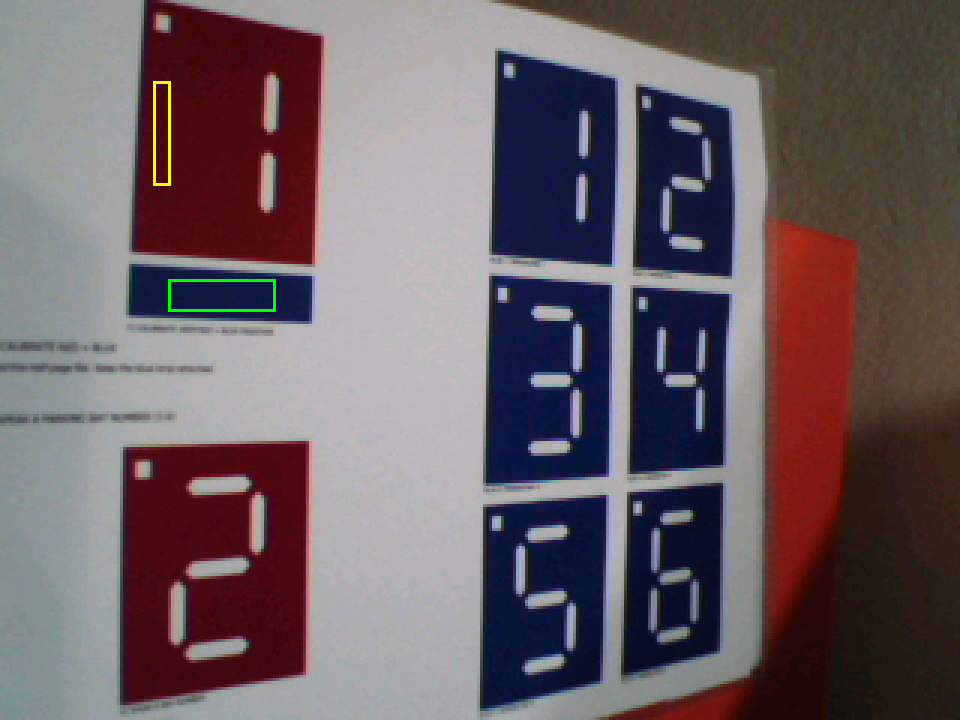
#> input picture evidence/calibration/frame13139_sample_rois.png, 960 x 720 px
$ python vision_reference.py ../../evidence/calibration/frame13139_sample_rois.png --out out.png --source SYNTHETIC_PDF_REPLAY
#> lines starting #> are read from the running program, lines starting #| are printed output that depends on the picture; after the words box and inside, x2 and y2 are one past the last pixel; in counts of white or black regions, pixels touching at a corner belong together
#!/usr/bin/env python3
"""Pixel-only Member B reference; no scene manifest or position-to-ID lookup.

The BFS is an independent connected-component oracle, not a cycle-accurate model
of Part A's bounded streaming implementation. All resulting evidence is MODEL.
The seven-segment sampling windows match the proposed RTL integer arithmetic.
"""
from __future__ import annotations

import argparse
from collections import deque
import hashlib
import json
from pathlib import Path
import sys

from PIL import Image, ImageDraw


WINDOW_SCALE = 240
# Half-open ranges in the canonical coloured bbox. Pixel centres are tested as
# offset*240+120, without independently cropping/recentring white glyphs.
WINDOWS = {
    "A": (90, 36, 150, 44), "B": (166, 60, 176, 100),
    "C": (166, 140, 176, 180), "D": (90, 196, 150, 204),
    "E": (64, 140, 74, 180), "F": (64, 60, 74, 100),
    "G": (90, 116, 150, 124), "anchor": (18, 17, 30, 27),
    "upperHole": (96, 72, 144, 96), "lowerHole": (96, 144, 144, 168),
}
DIGITS = {"BC": 1, "ABDEG": 2, "ABCDG": 3, "BCFG": 4, "ACDFG": 5, "ACDEFG": 6}


def pixelsOf(image):
    return list(image.get_flattened_data()) if hasattr(image, "get_flattened_data") else list(image.getdata())


def quantise565(image):
    """The hardware widens RGB565 by bit replication, not zero-padding."""
    pixels = []
    for red, green, blue in pixelsOf(image.convert("RGB")):
        red >>= 3
        green >>= 2
        blue >>= 3
        pixels.append(((red << 3) | (red >> 2), (green << 2) | (green >> 4), (blue << 3) | (blue >> 2)))
    result = Image.new("RGB", image.size)
    result.putdata(pixels)
    return result


def colourMask(image, redMin=64, blueMin=32, numerator=3, denominator=2, colourAlgorithm=0):
    """Algorithms 0/1 retain historical ratio/HSV pixel semantics.

    HSV H is in degrees, S >= 1/2. Red wraps through [-24,0], including pure
    red H=0; algorithm 1 blue is [200,250], algorithm 2 is [200,260].
    The latter preserves measured dark blue gutters after RGB565 quantisation.
    All comparisons use signed integer products; calibrated V is independent.
    """
    if colourAlgorithm not in (0,1,2,3):raise ValueError('colourAlgorithm must be 0, 1, 2 or 3')
    values = []
    for red, green, blue in pixelsOf(image):
        if colourAlgorithm==0:
            redHit = red >= redMin and red*denominator >= green*numerator and red*denominator >= blue*numerator
            blueHit = blue >= blueMin and blue*denominator >= red*numerator and blue*denominator >= green*numerator
        else:
            maximum=max(red,green,blue);delta=maximum-min(red,green,blue)
            saturated=delta>0 and 2*delta>=maximum
            redHit=saturated and red==maximum and red>=redMin and -24*delta<=60*(green-blue)<=0
            blueUpper=10 if colourAlgorithm==1 else 20
            blueHit=saturated and blue==maximum and blue>=blueMin and -40*delta<=60*(red-green)<=blueUpper*delta
        values.append(0 if redHit == blueHit else (1 if redHit else 2))
    return values


def horizontalRunSupport(mask,minimumLength=3):
    """Preserve complete same-colour runs of at least two or three pixels.

    The mask is a 2-D uint8 array. No row boundary wraps and both ends of a
    qualifying run remain, unlike erosion. Only CCL sees this support filter;
    the raw mask remains the reader's same-frame corner foreground.
    Historical default3 is immutable; colour algorithm3 explicitly selects2.
    """
    import numpy as np
    if minimumLength not in (2,3):raise ValueError('minimumLength must be 2 or 3')
    if minimumLength==2:
        pairs=(mask[:,:-1]!=0)&(mask[:,:-1]==mask[:,1:])
        keep=np.zeros_like(mask,dtype=bool)
        keep[:,:-1]|=pairs;keep[:,1:]|=pairs
        return np.where(keep,mask,0).astype(np.uint8)
    triples=(mask[:,:-2]!=0)&(mask[:,:-2]==mask[:,1:-1])&(mask[:,:-2]==mask[:,2:])
    keep=np.zeros_like(mask,dtype=bool)
    keep[:,:-2]|=triples;keep[:,1:-1]|=triples;keep[:,2:]|=triples
    return np.where(keep,mask,0).astype(np.uint8)


def components(mask, width, height, minimumArea=32):
    """Four-connected pixels; a distinct colour never joins another component."""
    visited = bytearray(width*height)
    result = []
    allCounts = {1:0,2:0}
    for start, colour in enumerate(mask):
        if not colour or visited[start]:
            continue
        visited[start] = 1
        queue = deque([start])
        xMin = xMax = start % width
        yMin = yMax = start // width
        area = 0
        while queue:
            index = queue.popleft()
            x, y = index % width, index // width
            area += 1
            xMin, xMax = min(xMin,x), max(xMax,x)
            yMin, yMax = min(yMin,y), max(yMax,y)
            neighbours = []
            if x: neighbours.append(index-1)
            if x+1 < width: neighbours.append(index+1)
            if y: neighbours.append(index-width)
            if y+1 < height: neighbours.append(index+width)
            for neighbour in neighbours:
                if not visited[neighbour] and mask[neighbour] == colour:
                    visited[neighbour] = 1
                    queue.append(neighbour)
        allCounts[colour] += 1
        if area >= minimumArea:
            result.append({"colour":"red" if colour == 1 else "blue", "area":area,
                           "bbox":[xMin,yMin,xMax,yMax]})
    return result, allCounts


def whiteMask(image, whiteMin=160):
    values = [255 if min(pixel) >= whiteMin and max(pixel)-min(pixel) <= 64 else 0 for pixel in pixelsOf(image)]
    result = Image.new("L",image.size)
    result.putdata(values)
    return result


def canonicalCrop(image, bbox, orientation):
    """orientation is the anticlockwise quarter-turn applied to the native crop.

    It changes only digit interpretation. Reports always keep the native bbox.
    orientation=0 is print-upright in the original native RGB image.
    """
    xMin,yMin,xMax,yMax = bbox
    crop = image.crop((xMin,yMin,xMax+1,yMax+1))
    transforms = [None,Image.Transpose.ROTATE_90,Image.Transpose.ROTATE_180,Image.Transpose.ROTATE_270]
    return crop if orientation == 0 else crop.transpose(transforms[orientation])


def classify(image, candidate, orientation=0, whiteMin=160):
    crop = canonicalCrop(image,candidate["bbox"],orientation)
    width,height = crop.size
    result = {**candidate, "kind":"UNKNOWN", "digit":None,"quality":0,"accepted":False,
              "orientationProfile":orientation,"canonicalSize":[width,height],"reason":"GEOMETRY", "windowScores":{}}
    # 8/9 canonical aspect ratio, with a deliberately bounded perspective margin.
    # This is an initial DESIGN gate; camera measurement must validate it.
    if width < 24 or height < 27 or width*10 < height*7 or width*10 > height*11:
        return result,crop,whiteMask(crop,whiteMin)
    mask = whiteMask(crop,whiteMin)
    white = pixelsOf(mask)
    for name,(left,top,right,bottom) in WINDOWS.items():
        samples = [white[y*width+x] != 0 for y in range(height) for x in range(width)
                   if left*width <= WINDOW_SCALE*x+WINDOW_SCALE//2 < right*width
                   and top*height <= WINDOW_SCALE*y+WINDOW_SCALE//2 < bottom*height]
        on = sum(samples)
        total = len(samples)
        result["windowScores"][name] = {"white":on,"samples":total,"permille":on*1000//total if total else 0}
    scores = result["windowScores"]
    if any(scores[name]["samples"] < 2 for name in "ABCDEFG"):
        result["reason"] = "INSUFFICIENT_WINDOW_PIXELS"
        return result,crop,mask
    enabled = []
    for name in "ABCDEFG":
        on,total = scores[name]["white"],scores[name]["samples"]
        if on*100 >= total*60:
            enabled.append(name)
        elif on*100 <= total*30:
            pass
        else:
            result["reason"] = "UNCERTAIN_STROKE"
            return result,crop,mask
    pattern = "".join(enabled)
    result["segments"] = pattern
    if scores["anchor"]["samples"] < 2 or scores["anchor"]["white"]*2 < scores["anchor"]["samples"]:
        result["reason"] = "DIRECTION_ANCHOR"
        return result,crop,mask
    if any(scores[name]["samples"] < 2 or scores[name]["white"]*5 > scores[name]["samples"] for name in ("upperHole","lowerHole")):
        result["reason"] = "FILLED_HOLE"
        return result,crop,mask
    digit = DIGITS.get(pattern)
    if digit is None or (candidate["colour"] == "red" and digit not in (1,2)):
        result["reason"] = "UNKNOWN_PATTERN"
        return result,crop,mask
    result.update(kind="FUNCTION" if candidate["colour"] == "red" else "BAY",digit=digit,
                  quality=255 if all(scores[name]["white"]*10 >= scores[name]["samples"]*8 for name in enabled) else 192,
                  accepted=True,reason="OK")
    return result,crop,mask


def recognise(image, orientation=0, capacity=8, output=None, inputSource="UNSPECIFIED", redMin=64, blueMin=32, cleanup=False,whiteMin=160,colourAlgorithm=0,pruneUnusable=False,activeCapacity=None,sharedCapacity=None):
    # This primitive retains the historical CAP8/reader0 defaults. Production
    # reader5 invokes it through projective_reference with output16/active15.
    if not 1 <= capacity <= 16 or not 1 <= (capacity if activeCapacity is None else activeCapacity) <= 15:
        raise ValueError("output capacity must be 1..16 and active capacity 1..15; output16 requires an explicit activeCapacity")
    if sharedCapacity is not None and not 1 <= sharedCapacity <= 16:
        raise ValueError("shared completed capacity must be 1..16")
    assert orientation in range(4)
    image = quantise565(image)
    width,height = image.size
    if not 0<=redMin<=255 or not 0<=blueMin<=255 or not 0<=whiteMin<=255:
        raise ValueError("Colour minima must be unsigned 8-bit values")
    rawMask = colourMask(image,redMin,blueMin,colourAlgorithm=colourAlgorithm)
    mask = rawMask
    boundedOracle = None
    if cleanup:
        # Reuse the existing independent Part A mathematical cleanup and
        # row-reclaimed capacity oracle; never substitute a different filter.
        import numpy as np
        from analyse_capture import cleanup as partACleanup
        from candidates_reclaimed_model import candidates_reclaimed
        candidateInput=np.array(rawMask,dtype=np.uint8).reshape(height,width)
        if colourAlgorithm in (1,2,3):
            candidateInput=horizontalRunSupport(candidateInput,2 if colourAlgorithm==3 else 3)
        cleaned = partACleanup(candidateInput)
        mask = cleaned.reshape(-1).tolist()
        boundedOracle = candidates_reclaimed(cleaned.tolist(),cap=capacity,min_area=32,prune_unusable=pruneUnusable,
            active_capacity=activeCapacity,shared_capacity=sharedCapacity)
    candidates,allCounts = components(mask,width,height)
    beforeSizeCounts = {colour:sum(item["colour"] == colour for item in candidates) for colour in ("red","blue")}
    if pruneUnusable:
        from candidates_reclaimed_model import usable_candidate_size
        candidates = [item for item in candidates if usable_candidate_size(
            item["bbox"][2]-item["bbox"][0]+1,item["bbox"][3]-item["bbox"][1]+1,
            1 if item["colour"] == "red" else 2)]
    counts = {colour:sum(item["colour"] == colour for item in candidates) for colour in ("red","blue")}
    if sharedCapacity is not None:
        candidates.sort(key=lambda item: (item["bbox"][1],item["bbox"][0],item["bbox"][3],item["bbox"][2],item["colour"]))
    overflow = ((sum(counts.values()) > sharedCapacity if sharedCapacity is not None else any(count > capacity for count in counts.values()))
                or bool(boundedOracle and boundedOracle["overflow"]))
    peak = {colour:max((sum(item["colour"] == colour and item["bbox"][1] <= y <= item["bbox"][3] for item in candidates) for y in range(height)),default=0) for colour in counts}
    result = {"schema":"ECHO7_VISION_MODEL_1","layer":"MODEL","inputSource":inputSource,
              "imageSize":[width,height],"orientationProfile":orientation,"capacityPerColour":capacity,"activeCapacityPerColour":capacity if activeCapacity is None else activeCapacity,
              "colourProfile":{"redMin":redMin,"blueMin":blueMin,"colourAlgorithm":colourAlgorithm,
                   **({'ratioNumerator':3,'ratioDenominator':2} if colourAlgorithm==0 else
                      {'redSignedHueDegrees':[-24,0],'blueHueDegrees':[200,250 if colourAlgorithm==1 else 260],'minimumSaturation':0.5,'horizontalRunSupport':2 if colourAlgorithm==3 else 3})},
              "whiteProfile":{"minimum":whiteMin,"maximumChannelSpread":64,"source":"FIXED_MODEL_PARAMETER_NOT_AUTOMATIC_COLOUR_CALIBRATION"},
              "cleanup":("RUN2_THEN_PART_A_CAUSAL_LEFT_OR_UPPER" if colourAlgorithm==3 else "RUN3_THEN_PART_A_CAUSAL_LEFT_OR_UPPER" if colourAlgorithm in (1,2) else "PART_A_CAUSAL_RAW_LEFT_OR_UPPER") if cleanup else "NONE",
              "boundedCandidateOracle":boundedOracle,
              "candidateCounts":counts,"allComponentsBeforeAreaGate":{"red":allCounts[1],"blue":allCounts[2]},
              "modelPeakOverlappingBboxes":peak,"overflow":overflow,"frameGood":not overflow,
              "capacityBoundary":"Independent BFS; counts do not prove streaming active-label or row-scheduling bounds", "markers":[]}
    if sharedCapacity is not None:
        result.update(capacityPerColour=None,sharedCapacity=sharedCapacity,poolLayout="SHARED_TOTAL",
                      sharedCandidateOrder="MODEL_CANONICAL_GEOMETRY_NOT_RTL_RETIREMENT_ORDER")
    if pruneUnusable:
        result["candidateSizePruning"] = {"enabled":True,"beforeSizeGate":beforeSizeCounts,
            "rejected":{colour:beforeSizeCounts[colour]-counts[colour] for colour in counts},
            "redMinimumDimensions":[24,24],"blueMinimumLongShortDimensions":[20,3],
            "scope":"Retired components only; active handles and overflow remain unpruned"}
    outPath = Path(output) if output else None
    if outPath: outPath.mkdir(parents=True,exist_ok=True)
    overlay = image.copy()
    draw = ImageDraw.Draw(overlay)
    for index,candidate in enumerate(candidates):
        marker,crop,white = classify(image,candidate,orientation,whiteMin)
        marker["candidateIndex"] = index
        if overflow:
            marker["accepted"] = False
            marker["quality"] = 0
            marker["reason"] = "FRAME_CAPACITY_OVERFLOW"
        if outPath:
            cropName,maskName = f"candidate_{index:02d}_rgb.png",f"candidate_{index:02d}_white.png"
            crop.save(outPath/cropName)
            white.save(outPath/maskName)
            marker.update(cropFile=cropName,maskFile=maskName)
        result["markers"].append(marker)
        draw.rectangle(candidate["bbox"],outline="lime" if marker["accepted"] else "orange")
        draw.text(tuple(candidate["bbox"][:2]),str(marker["digit"]) if marker["accepted"] else "?",fill="black")
    if outPath:
        maskImage = Image.new("RGB",(width,height))
        palette = [(0,0,0),(255,0,0),(0,0,255)]
        maskImage.putdata([palette[value] for value in mask])
        maskImage.save(outPath/"colour_mask.png")
        if cleanup:
            maskImage.putdata([palette[value] for value in rawMask])
            maskImage.save(outPath/"raw_colour_mask.png")
        overlay.save(outPath/"recognition.png")
        (outPath/"vision.json").write_text(json.dumps(result,indent=2)+"\n",encoding="utf-8")
    return result


def main():
    parser = argparse.ArgumentParser(description=__doc__)
    parser.add_argument("image",type=Path)
    parser.add_argument("--orientation",type=int,choices=range(4),default=0)
    parser.add_argument("--out",type=Path,required=True)
    parser.add_argument("--red-min",type=int,default=64)
    parser.add_argument("--blue-min",type=int,default=32)
    parser.add_argument("--cleanup",action="store_true",help="Apply the actual Part A causal filter and bounded-capacity reference")
    parser.add_argument("--white-min",type=int,default=160,help="Fixed MODEL diagnostic parameter; not automatic red/blue calibration")
    parser.add_argument("--source",required=True,choices=("SYNTHETIC_PDF_REPLAY","RECORDED_CAMERA","LIVE_CAMERA"))
    args = parser.parse_args()
    result = recognise(Image.open(args.image).convert("RGB"),args.orientation,output=args.out,inputSource=args.source,
                       redMin=args.red_min,blueMin=args.blue_min,cleanup=args.cleanup,whiteMin=args.white_min)
#> in quantise565, `pixels = []`: pixels = []
#> the loop in quantise565, `for red, green, blue in pixelsOf(image.convert("RGB")):` made 691200 passes
#> (red, green, blue) on passes 1 to 3: (17, 37, 18), (17, 37, 18), (17, 37, 18)
#> after the loop in quantise565, `for red, green, blue in pixelsOf(image.convert("RGB")):`: pixels = 691200 items
#> in quantise565, `result = Image.new("RGB", image.size)`: result: PIL image 960x720 RGB; every value is 0
#> in quantise565, result is the input picture: PIL image 960x720 RGB; mean R, G, B 108.2, 95.4, 100.9
#> the loop in colourMask, `for red, green, blue in pixelsOf(image):` made 691200 passes
#> (red, green, blue) on passes 1 to 12: (140, 150, 148), (140, 150, 148), (140, 150, 148), (140, 150, 148), (140, 150, 148), (140, 150, 148), (132, 150, 148), (132, 150, 148), (132, 150, 148), (140, 150, 148), (140, 150, 148), (140, 150, 148)
#> the loop in components, `for start, colour in enumerate(mask):` made 691200 passes
#> after the loop in components, `for start, colour in enumerate(mask):`: allCounts = {1: 34, 2: 8}; result = 17 items
#> in recognise, `candidates,allCounts = components(mask,width,height)`: allCounts = {1: 34, 2: 8}
#> in recognise, `beforeSizeCounts = {colour:sum(item["colour"] == colour for item in ca..`: beforeSizeCounts = {'red': 9, 'blue': 8}
#> in recognise, `overflow = ((sum(counts.values()) > sharedCapacity if sharedCapacity i..`: overflow = True
#> in recognise, `peak = {colour:max((sum(item["colour"] == colour and item["bbox"][1] <..`: peak = {'red': 3, 'blue': 4}
#> the loop in recognise, `for index,candidate in enumerate(candidates):` made 17 passes
#> (candidate, width in classify, height in classify, cropName) on passes 1, 3, 10, 11, 12, 13: ({'colour': 'red', 'area': 38277, 'bbox': [135, 0, 323, 263]}, 189, 264, 'candidate_00_rgb.png'), ({'colour': 'red', 'area': 1188, 'bbox': [156, 84, 167, 182]}, 12, 99, 'candidate_02_rgb.png'), ({'colour': 'red', 'area': 36, 'bbox': [876, 327, 881, 332]}, 6, 6, 'candidate_09_rgb.png'), ({'colour': 'red', 'area': 36, 'bbox': [873, 369, 884, 371]}, 12, 3, 'candidate_10_rgb.png'), ({'colour': 'red', 'area': 324, 'bbox': [930, 405, 959, 425]}, 30, 21, 'candidate_11_rgb.png'), ({'colour': 'red', 'area': 405, 'bbox': [885, 408, 932, 428]}, 48, 21, 'candidate_12_rgb.png')
#> (width in classify, height in classify, cropName, maskName) on passes 2, 4, 5, 6, 7, 8: (123, 213, 'candidate_01_rgb.png', 'candidate_01_white.png'), (96, 189, 'candidate_03_rgb.png', 'candidate_03_white.png'), (117, 423, 'candidate_04_rgb.png', 'candidate_04_white.png'), (180, 57, 'candidate_05_rgb.png', 'candidate_05_white.png'), (123, 210, 'candidate_06_rgb.png', 'candidate_06_white.png'), (102, 27, 'candidate_07_rgb.png', 'candidate_07_white.png')
#> pass 1, in canonicalCrop, `crop = image.crop((xMin,yMin,xMax+1,yMax+1))`:
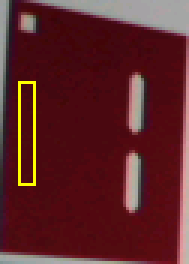
#> crop: PIL image 189x264 RGB; mean R, G, B 93, 36.6, 39.3
#> pass 1, in classify, `mask = whiteMask(crop,whiteMin)`:
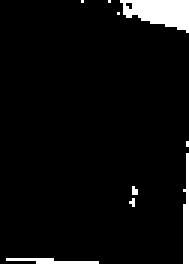
#> mask: PIL image 189x264 L; 5% white; 9 white regions (4 under 20 px), largest, box (x1, y1, x2, y2) and area: (120, 0, 189, 33) 1521, (183, 153, 189, 264) 522, (6, 258, 99, 264) 333, (132, 186, 138, 195) 45, (129, 198, 135, 207) 36
#> pass 2, in canonicalCrop (call 2), `crop = image.crop((xMin,yMin,xMax+1,yMax+1))`:
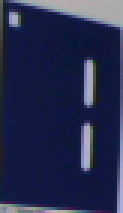
#> crop: PIL image 123x213 RGB; mean R, G, B 37.2, 43.9, 77.9
#> after the loop in recognise, `for index,candidate in enumerate(candidates):`:
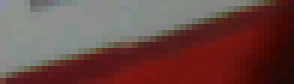
#> crop: PIL image 147x42 RGB (shown 2 times larger); mean R, G, B 108.2, 73.3, 69.7
#> after the loop in recognise, `for index,candidate in enumerate(candidates):`: white: PIL image 147x42 L; every value is 0
#> in recognise, `maskImage.putdata([palette[value] for value in mask])`:
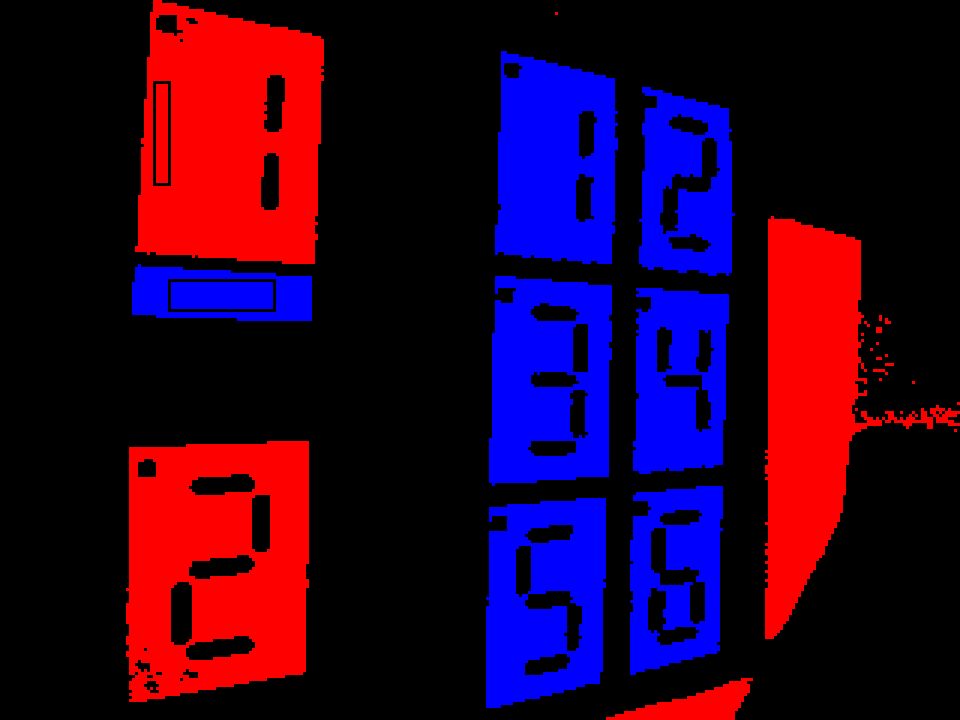
#> maskImage: PIL image 960x720 RGB; mean R, G, B 41.2, 0, 39
#> in recognise, `overlay.save(outPath/"recognition.png")`:
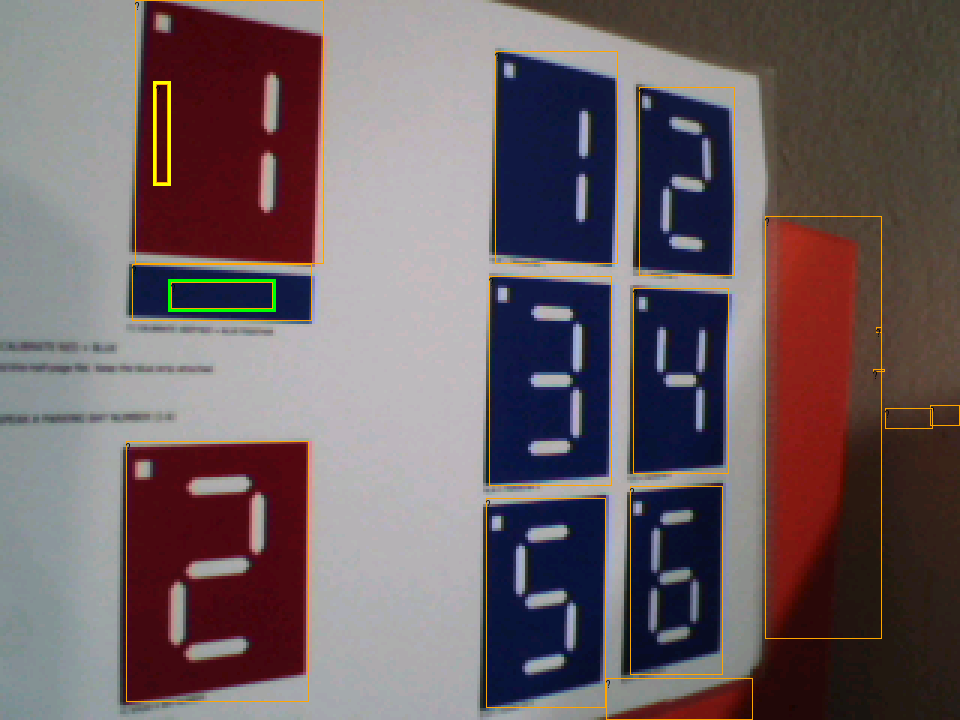
#> saved as recognition.png: PIL image 960x720 RGB; mean R, G, B 110.1, 96.3, 99.8
#> result = 18 items
    result["inputSha256"] = hashlib.sha256(args.image.read_bytes()).hexdigest()
    (args.out/"vision.json").write_text(json.dumps(result,indent=2)+"\n",encoding="utf-8")
    print(json.dumps(result))
#> (printed output is left out)
    return 1 if result["overflow"] else 0


if __name__ == "__main__":
#> (the run stopped early here; a loop or call above may not have finished)
